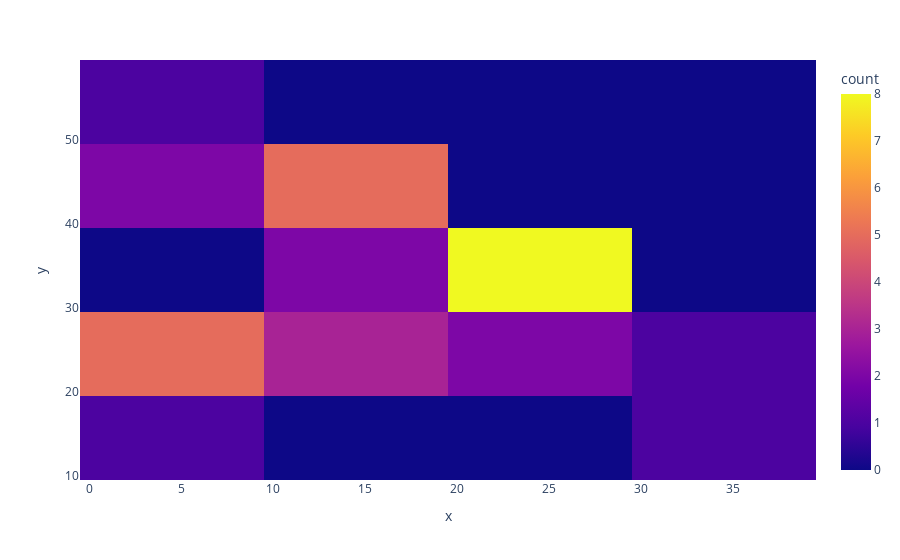

Write notebook code for a chart like this one.
### Code cell
fig_2=px.density_heatmap(data_3,x=data_3['Day'].unique(),y=data_3['Day'].value_counts())
#fig_2.add_trace(go.Scatter(x=data_3['Day'].unique(), y=data_3['Day'].value_counts(), mode="lines"))
fig_2

### Figure 1 — Plotly figure (JSON) as saved in the notebook; plotly's stock layout.template omitted (floating-point values rounded to 4 significant figures)
{"data": [{"coloraxis": "coloraxis", "hovertemplate": "x=%{x}<br>y=%{y}<br>count=%{z}<extra></extra>", "name": "", "x": [3, 4, 6, 10, 12, 13, 14, 17, 18, 19, 20, 21, 23, 24, 25, 26, 27, 28, 1, 2, 7, 8, 9, 11, 15, 22, 16, 29, 30, 31, 5], "xaxis": "x", "xbingroup": "x", "y": [52, 45, 45, 43, 41, 41, 40, 40, 39, 38, 38, 36, 36, 35, 34, 32, 31, 30, 29, 27, 26, 25, 23, 23, 23, 22, 21, 21, 20, 16, 15], "yaxis": "y", "ybingroup": "y", "type": "histogram2d"}], "layout": {"xaxis": {"anchor": "y", "domain": [0, 1], "title": {"text": "x"}, "type": "linear", "range": [-0.5, 39.5], "autorange": true}, "yaxis": {"anchor": "x", "domain": [0, 1], "title": {"text": "y"}, "type": "linear", "range": [9.5, 59.5], "autorange": true}, "coloraxis": {"colorbar": {"title": {"text": "count"}}, "colorscale": [[0, "#0d0887"], [0.1111, "#46039f"], [0.2222, "#7201a8"], [0.3333, "#9c179e"], [0.4444, "#bd3786"], [0.5556, "#d8576b"], [0.6667, "#ed7953"], [0.7778, "#fb9f3a"], [0.8889, "#fdca26"], [1, "#f0f921"]]}, "legend": {"tracegroupgap": 0}, "margin": {"t": 60}, "autosize": true}}
